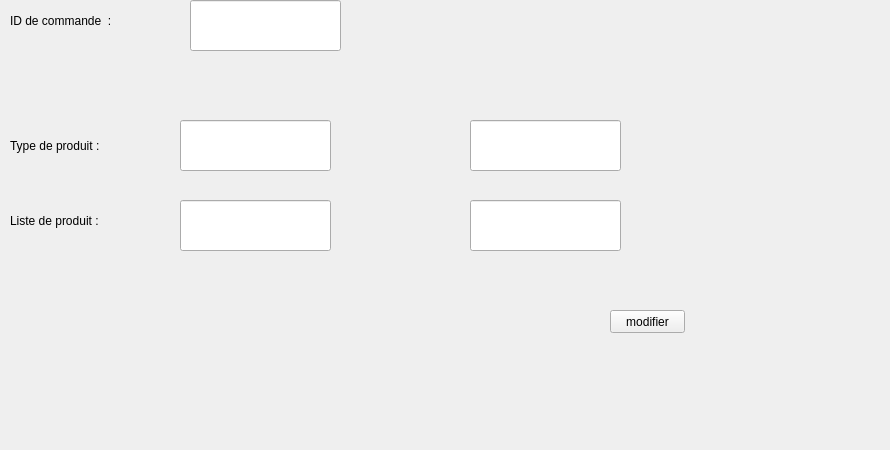
     <widget class="QWidget" name="tab_11">
      <attribute name="icon">
       <iconset>
        <normaloff>../../gestion_fournisseur/gEdit.png</normaloff>../../gestion_fournisseur/gEdit.png</iconset>
      </attribute>
      <attribute name="title">
       <string>Modifier</string>
      </attribute>
      <widget class="QLabel" name="label_20">
       <property name="geometry">
        <rect>
         <x>10</x>
         <y>0</y>
         <width>201</width>
         <height>41</height>
        </rect>
       </property>
       <property name="styleSheet">
        <string notr="true">font: 12pt &quot;MS Shell Dlg 2&quot;;</string>
       </property>
       <property name="text">
        <string>ID de commande  :</string>
       </property>
      </widget>
      <widget class="QLabel" name="label_21">
       <property name="geometry">
        <rect>
         <x>10</x>
         <y>120</y>
         <width>171</width>
         <height>51</height>
        </rect>
       </property>
       <property name="styleSheet">
        <string notr="true">font: 12pt &quot;MS Shell Dlg 2&quot;;</string>
       </property>
       <property name="text">
        <string>Type de produit :</string>
       </property>
      </widget>
      <widget class="QLabel" name="label_22">
       <property name="geometry">
        <rect>
         <x>10</x>
         <y>200</y>
         <width>171</width>
         <height>41</height>
        </rect>
       </property>
       <property name="styleSheet">
        <string notr="true">font: 12pt &quot;MS Shell Dlg 2&quot;;</string>
       </property>
       <property name="text">
        <string>Liste de produit :</string>
       </property>
      </widget>
      <widget class="QLabel" name="label_53">
       <property name="geometry">
        <rect>
         <x>-10</x>
         <y>-30</y>
         <width>881</width>
         <height>441</height>
        </rect>
       </property>
       <property name="text">
        <string/>
       </property>
       <property name="pixmap">
        <pixmap resource="ressources.qrc">:/images/img/imf.jpg</pixmap>
       </property>
      </widget>
      <widget class="QPushButton" name="pushButton_9">
       <property name="geometry">
        <rect>
         <x>500</x>
         <y>290</y>
         <width>121</width>
         <height>61</height>
        </rect>
       </property>
       <property name="styleSheet">
        <string notr="true">#pushButton_9{
	image: url(:/new/prefix1/i,qge/B.png);
border:none;}</string>
       </property>
       <property name="text">
        <string/>
       </property>
      </widget>
      <widget class="QLineEdit" name="lineEdit_5">
       <property name="geometry">
        <rect>
         <x>190</x>
         <y>0</y>
         <width>151</width>
         <height>51</height>
        </rect>
       </property>
      </widget>
      <widget class="QLineEdit" name="lineEdit_6">
       <property name="geometry">
        <rect>
         <x>180</x>
         <y>120</y>
         <width>151</width>
         <height>51</height>
        </rect>
       </property>
      </widget>
      <widget class="QLineEdit" name="lineEdit_15">
       <property name="geometry">
        <rect>
         <x>180</x>
         <y>200</y>
         <width>151</width>
         <height>51</height>
        </rect>
       </property>
      </widget>
      <widget class="QPushButton" name="pushButton_11">
       <property name="geometry">
        <rect>
         <x>360</x>
         <y>10</y>
         <width>111</width>
         <height>41</height>
        </rect>
       </property>
       <property name="styleSheet">
        <string notr="true">#pushButton_11{
	image: url(:/new/prefix1/i,qge/AP.png);
border:none;}</string>
       </property>
       <property name="text">
        <string/>
       </property>
      </widget>
      <widget class="QLineEdit" name="lineEdit_16">
       <property name="geometry">
        <rect>
         <x>470</x>
         <y>120</y>
         <width>151</width>
         <height>51</height>
        </rect>
       </property>
      </widget>
      <widget class="QLineEdit" name="lineEdit_17">
       <property name="geometry">
        <rect>
         <x>470</x>
         <y>200</y>
         <width>151</width>
         <height>51</height>
        </rect>
       </property>
      </widget>
      <widget class="QPushButton" name="pushButton_2">
       <property name="geometry">
        <rect>
         <x>610</x>
         <y>310</y>
         <width>75</width>
         <height>23</height>
        </rect>
       </property>
       <property name="text">
        <string>modifier</string>
       </property>
      </widget>
      <zorder>label_53</zorder>
      <zorder>label_22</zorder>
      <zorder>label_20</zorder>
      <zorder>label_21</zorder>
      <zorder>pushButton_9</zorder>
      <zorder>lineEdit_5</zorder>
      <zorder>lineEdit_6</zorder>
      <zorder>lineEdit_15</zorder>
      <zorder>pushButton_11</zorder>
      <zorder>lineEdit_16</zorder>
      <zorder>lineEdit_17</zorder>
      <zorder>pushButton_2</zorder>
     </widget>
